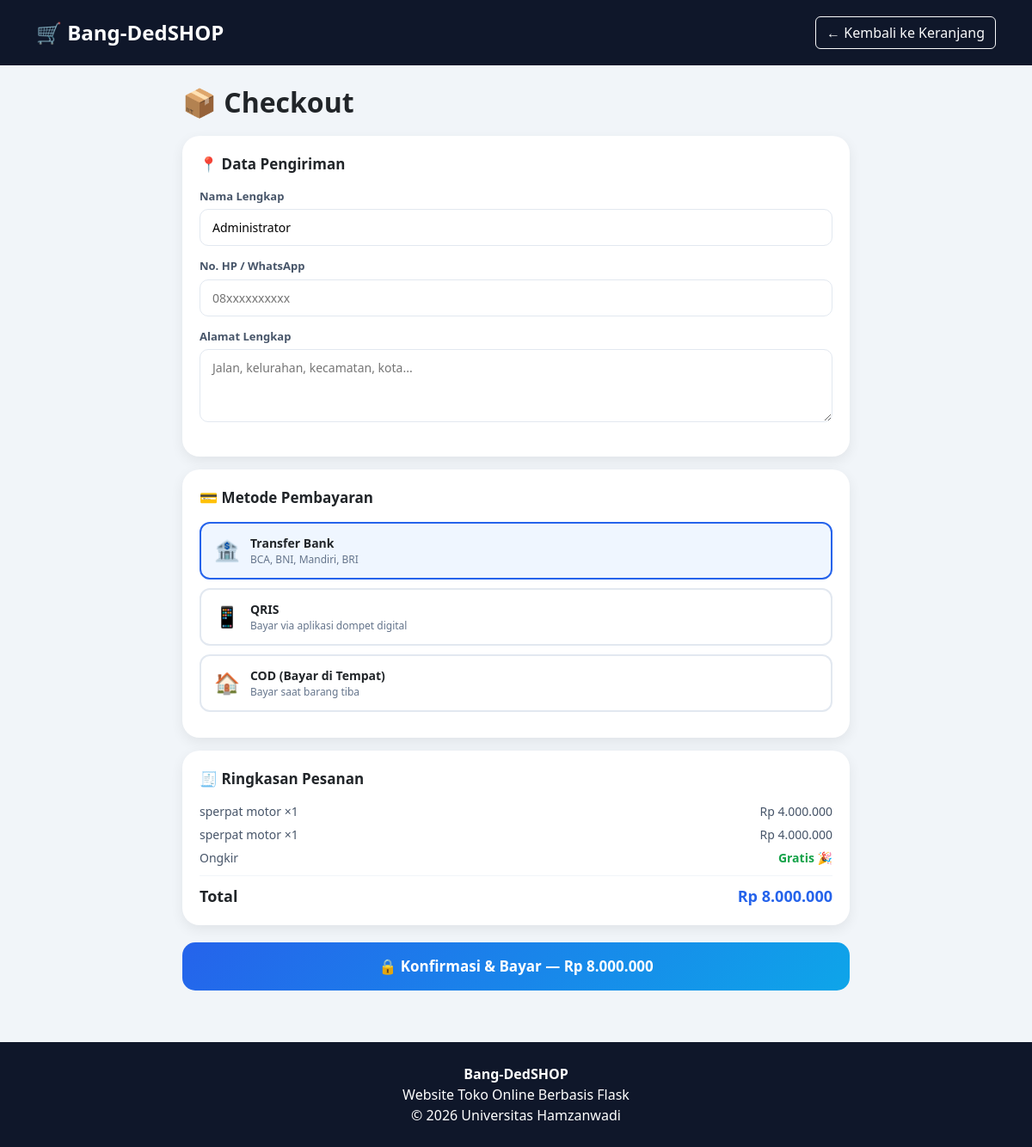
/checkout (signed in), run on the app's committed database.
### models.py (models this page shows)
class User(UserMixin, db.Model):
    id = db.Column(db.Integer, primary_key=True)
    username = db.Column(db.String(100))
    email = db.Column(db.String(100), unique=True)
    password = db.Column(db.String(255))
    role = db.Column(db.String(20), default="user")

class Cart(db.Model):
    id = db.Column(db.Integer, primary_key=True)
    user_id = db.Column(
        db.Integer,
        db.ForeignKey("user.id")
    )
    product_id = db.Column(
        db.Integer,
        db.ForeignKey("product.id")
    )
    quantity = db.Column(
        db.Integer,
        default=1
    )
    product = db.relationship("Product")

class Product(db.Model):
    id = db.Column(db.Integer, primary_key=True)
    name = db.Column(db.String(200))
    price = db.Column(db.Integer)
    stock = db.Column(db.Integer)
    image = db.Column(db.String(255))

### app.py (the view, shortened to what this page needs)
@app.route("/checkout", methods=["GET", "POST"])
@login_required
def checkout():
    carts = Cart.query.filter_by(user_id=current_user.id).all()
    if not carts:
        flash("Keranjang kosong, tambah produk dulu!", "error")
        return redirect("/dashboard")
    total = sum(int(item.product.price) * item.quantity for item in carts)
    return render_template("user/checkout.html", carts=carts, total=total, form={})

### app.py (called while the page is built)
@login_manager.user_loader
def load_user(user_id):
    return User.query.get(int(user_id))

### templates/user/checkout.html (shortened to what this page needs)
<!DOCTYPE html>
<html lang="id">
<head>
<link href="https://cdn.jsdelivr.net/npm/bootstrap@5.3.3/dist/css/bootstrap.min.css" rel="stylesheet">
</head>
<body>
<nav class="navbar navbar-expand-lg navbar-dark">
    <div class="container">
        <a class="navbar-brand" href="/dashboard">🛒 Bang-DedSHOP</a>
        <a href="/cart" class="btn btn-outline-light">← Kembali ke Keranjang</a>
    </div>
</nav>
<div class="container mt-4" style="max-width:800px">
    <h2 style="font-weight:800;margin-bottom:20px">📦 Checkout</h2>
    <form method="POST" action="/checkout">
        <div class="card-box">
            <p class="card-title">📍 Data Pengiriman</p>
            <div class="field">
                <label>Nama Lengkap</label>
                <input type="text" name="name" placeholder="Masukkan nama lengkap" value="{{ form.get('name', current_user.username) }}" required>
            </div>
            <div class="field">
                <label>No. HP / WhatsApp</label>
                <input type="tel" name="phone" placeholder="08xxxxxxxxxx" value="{{ form.get('phone','') }}" required>
            </div>
            <div class="field">
                <label>Alamat Lengkap</label>
                <textarea name="address" rows="3" placeholder="Jalan, kelurahan, kecamatan, kota..." required>{{ form.get('address','') }}</textarea>
            </div>
        </div>
        <div class="card-box">
            <p class="card-title">💳 Metode Pembayaran</p>
            {% for val, icon, label, desc in [
                ("transfer","🏦","Transfer Bank","BCA, BNI, Mandiri, BRI"),
                ("qris","📱","QRIS","Bayar via aplikasi dompet digital"),
                ("cod","🏠","COD (Bayar di Tempat)","Bayar saat barang tiba")
            ] %}
            <label class="pay-option">
                <span style="font-size:24px">{{ icon }}</span>
                <div>
                    <div class="pay-label">{{ label }}</div>
                    <div class="pay-desc">{{ desc }}</div>
                </div>
            </label>
            {% endfor %}
        </div>
        <div class="card-box">
            <p class="card-title">🧾 Ringkasan Pesanan</p>
            {% for item in carts %}
            <div class="order-row">
                <span>{{ item.product.name }} ×{{ item.quantity }}</span>
                <span>Rp {{ "{:,}".format((item.product.price|int) * item.quantity).replace(",",".") }}</span>
            </div>
            {% endfor %}
            <div class="order-row">
                <span>Ongkir</span>
                <span style="color:#16a34a;font-weight:600">Gratis 🎉</span>
            </div>
            <div class="order-total">
                <span>Total</span>
                <span style="color:#2563eb">Rp {{ "{:,}".format(total).replace(",",".") }}</span>
            </div>
        </div>
        <button type="submit" class="submit-btn">
            🔒 Konfirmasi &amp; Bayar — Rp {{ "{:,}".format(total).replace(",",".") }}
        </button>
    </form>
</div>
<footer>
    <strong>Bang-DedSHOP</strong><br>
    Website Toko Online Berbasis Flask<br>
    © 2026 Universitas Hamzanwadi
</footer>
</body>
</html>

### templates/user/checkout.html (style rules this page uses)
* { margin:0; padding:0; box-sizing:border-box; }
body { background:#f1f5f9; font-family:'Segoe UI',sans-serif; }
.navbar { background:#0f172a; padding:15px 0; }
.navbar-brand { font-size:24px; font-weight:700; color:white !important; text-decoration:none; }
.card-box { background:white; border-radius:20px; padding:20px; margin-bottom:15px; box-shadow:0 5px 15px rgba(0,0,0,.07); }
.card-title { font-weight:700; font-size:17px; margin-bottom:15px; }
.field label { display:block; font-size:13px; font-weight:600; color:#475569; margin-bottom:5px; }
.field input, .field textarea { width:100%; border:1.5px solid #e2e8f0; border-radius:10px; padding:10px 14px; font-size:14px; outline:none; font-family:inherit; box-sizing:border-box; }
.field { margin-bottom:14px; }
.pay-option { border:2px solid #e2e8f0; border-radius:12px; padding:12px 15px; margin-bottom:10px; cursor:pointer; display:flex; align-items:center; gap:12px; }
.pay-label { font-weight:700; font-size:14px; }
.pay-desc { font-size:12px; color:#64748b; }
.order-row { display:flex; justify-content:space-between; font-size:14px; color:#475569; margin-bottom:6px; }
.order-total { border-top:1px solid #f1f5f9; margin-top:10px; padding-top:10px; display:flex; justify-content:space-between; font-weight:800; font-size:18px; }
.submit-btn { width:100%; padding:15px; background:linear-gradient(135deg,#2563eb,#0ea5e9); color:white; border:none; border-radius:15px; font-size:17px; font-weight:700; cursor:pointer; margin-top:5px; }
footer { background:#0f172a; margin-top:60px; padding:25px; color:white; text-align:center; }

### data on the page
User: name "Administrator"
Cart: product.name "sperpat motor", quantity "1"
Product: price.quantity "4.000.000"
Cart: product.name "sperpat motor", quantity "1"

### other printed values
{{ icon }} "🏦" "📱" "🏠"
{{ label }} "Transfer Bank" "QRIS" "COD (Bayar di Tempat)"
{{ desc }} "BCA, BNI, Mandiri, BRI" "Bayar via aplikasi dompet digital" "Bayar saat barang tiba"
{{ "{:,}".format(total).replace(",",".") }} "8.000.000"
